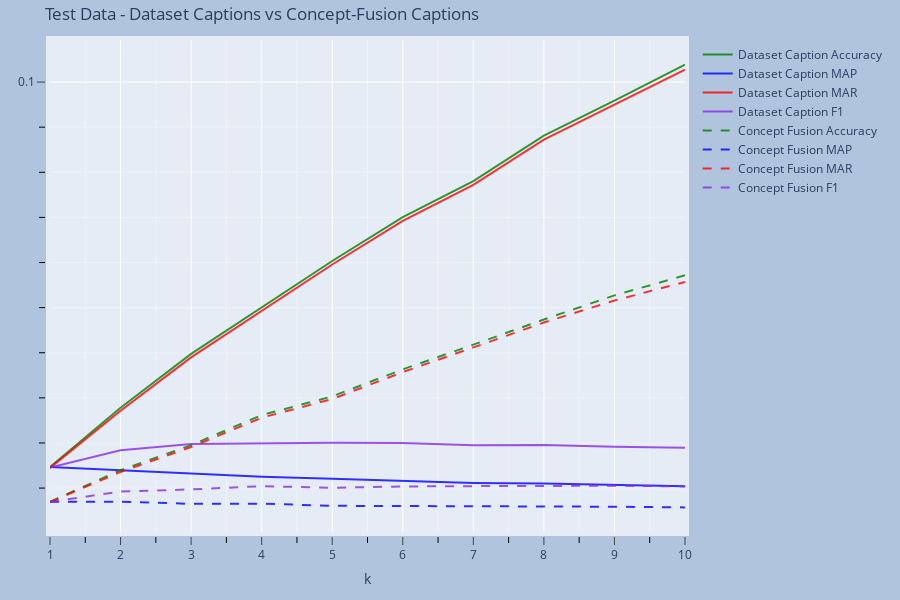

Notebook code cell kept with this figure:
### Code cell
compare_models = [{"id": "ds", "label": "Dataset Caption"}, {"id": "cpfs", "label": "Concept Fusion"}]
_ = retrieval_graph_compare(
    [test_results, test_results_fromconcepts], test_dataset_reference, compare_models, test_tot_relevant_cap,
    k_range=(1, k),
    metrics=metrics, 
    titlexyf=("k", None, "Test Data - Dataset Captions vs Concept-Fusion Captions"),
    reference_preprocess=reference_preprocess_cap
)

### Figure 1 — Plotly figure (JSON) as saved in the notebook; plotly's stock layout.template omitted (floating-point values rounded to 4 significant figures)
{"data": [{"line": {"color": "green", "dash": "solid"}, "mode": "lines+text", "name": "Dataset Caption Accuracy", "opacity": 0.8, "type": "scatter", "x": [1, 2, 3, 4, 5, 6, 7, 8, 9, 10], "y": [0.01465, 0.0278, 0.03975, 0.04995, 0.06034, 0.07007, 0.07805, 0.08814, 0.09589, 0.1039]}, {"line": {"color": "blue", "dash": "solid"}, "mode": "lines+text", "name": "Dataset Caption MAP", "opacity": 0.8, "type": "scatter", "x": [1, 2, 3, 4, 5, 6, 7, 8, 9, 10], "y": [0.01465, 0.0139, 0.01325, 0.01249, 0.01207, 0.01168, 0.01115, 0.01102, 0.01065, 0.01043]}, {"line": {"color": "red", "dash": "solid"}, "mode": "lines+text", "name": "Dataset Caption MAR", "opacity": 0.8, "type": "scatter", "x": [1, 2, 3, 4, 5, 6, 7, 8, 9, 10], "y": [0.01447, 0.02714, 0.03897, 0.04917, 0.05956, 0.06923, 0.07721, 0.08724, 0.09493, 0.1027]}, {"line": {"color": "blueviolet", "dash": "solid"}, "mode": "lines+text", "name": "Dataset Caption F1", "opacity": 0.8, "type": "scatter", "x": [1, 2, 3, 4, 5, 6, 7, 8, 9, 10], "y": [0.01456, 0.01838, 0.01977, 0.01992, 0.02007, 0.01999, 0.01949, 0.01956, 0.01916, 0.01894]}, {"line": {"color": "green", "dash": "dash"}, "mode": "lines+text", "name": "Concept Fusion Accuracy", "opacity": 0.8, "type": "scatter", "x": [1, 2, 3, 4, 5, 6, 7, 8, 9, 10], "y": [0.006965, 0.01399, 0.01951, 0.02618, 0.03032, 0.03633, 0.04179, 0.04737, 0.05272, 0.05716]}, {"line": {"color": "blue", "dash": "dash"}, "mode": "lines+text", "name": "Concept Fusion MAP", "opacity": 0.8, "type": "scatter", "x": [1, 2, 3, 4, 5, 6, 7, 8, 9, 10], "y": [0.006965, 0.006995, 0.006505, 0.006545, 0.006064, 0.006054, 0.00597, 0.005922, 0.005857, 0.005716]}, {"line": {"color": "red", "dash": "dash"}, "mode": "lines+text", "name": "Concept Fusion MAR", "opacity": 0.8, "type": "scatter", "x": [1, 2, 3, 4, 5, 6, 7, 8, 9, 10], "y": [0.006905, 0.01358, 0.0191, 0.0256, 0.02974, 0.03572, 0.04118, 0.0467, 0.05157, 0.05569]}, {"line": {"color": "blueviolet", "dash": "dash"}, "mode": "lines+text", "name": "Concept Fusion F1", "opacity": 0.8, "type": "scatter", "x": [1, 2, 3, 4, 5, 6, 7, 8, 9, 10], "y": [0.006935, 0.009233, 0.009704, 0.01042, 0.01007, 0.01035, 0.01043, 0.01051, 0.01052, 0.01037]}], "layout": {"height": 600, "margin": {"b": 20, "l": 50, "pad": 4, "r": 50, "t": 40}, "paper_bgcolor": "LightSteelBlue", "title": {"text": "Test Data - Dataset Captions vs Concept-Fusion Captions"}, "width": 900, "xaxis": {"dtick": 1, "minor": {"dtick": 0.5, "showgrid": true, "tickcolor": "black", "ticklen": 6}, "range": [1, 10], "ticklabelstep": 1, "ticklen": 8, "ticks": "outside", "title": {"text": "k"}}, "yaxis": {"dtick": 0.1, "minor": {"dtick": 0.01, "showgrid": true, "tickcolor": "black", "ticklen": 6}, "ticklabelstep": 1, "ticklen": 8, "ticks": "outside", "title": {}}}}
